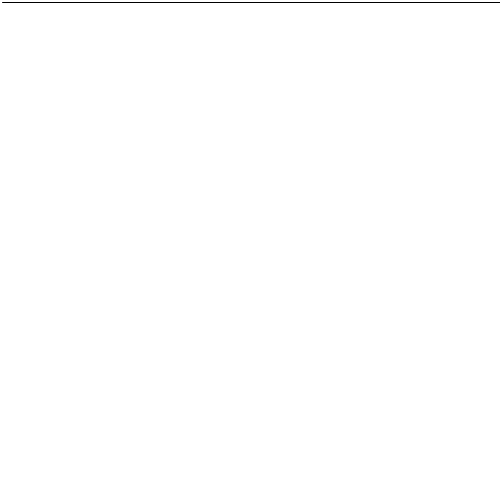
Frame 1 (no input)
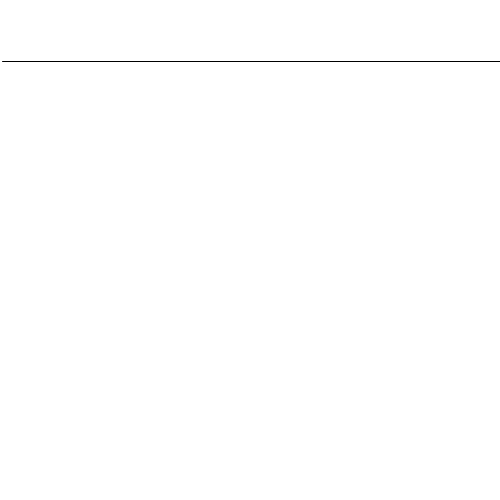
Frame 60 (the mouse pressed at the canvas centre just before this capture)
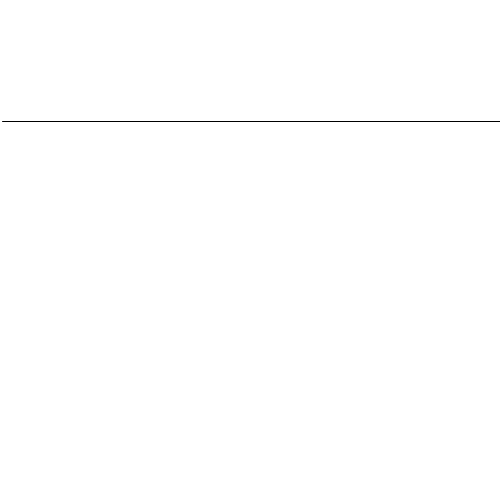
Frame 120 (the mouse held since frame 60 and released just before this capture)

The Processing sketch that drew these frames (run headless with seeded random() and noise(); from frame 60 on, the mouse is pressed at the canvas centre):

// Processing sketch: Aufgabe_1c
// ── Aufgabe_1c.pde
int a;
int b;
int c;
int d;
int e;
int f;
int g;
int h;
int i;
int j;
int k;
int l;
int m;
int n;
int o;
int p;

void setup(){
  size(500, 500);
  a=2;
  b=2;
  c=500;
  d=2;
  e=2;
  f=2;
  g=500;
  h=2;
  i=2;
  j=2;
  k=500;
  l=2;
  m=2;
  n=2;
  o=500;
  p=2;
}

void draw(){
  background(255);
  line(a, b, c, d);
  b=b+1;
  d=d+1;
  if(b>500){
  line(e, f, h, g);
  e=e+1;
  h=h+1;}
   if(e>500){
  line(i, j, k, l);
  j=j+1;
  l=l+1;}
  if(j>500){
  line(m, n, p, o);
  m=m+1;
  p=p+1;}

}



 
 
